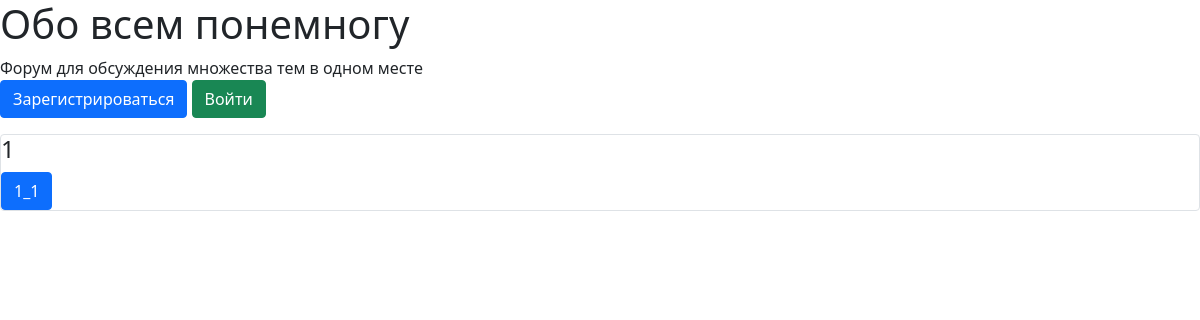
Before: / with the older database file.
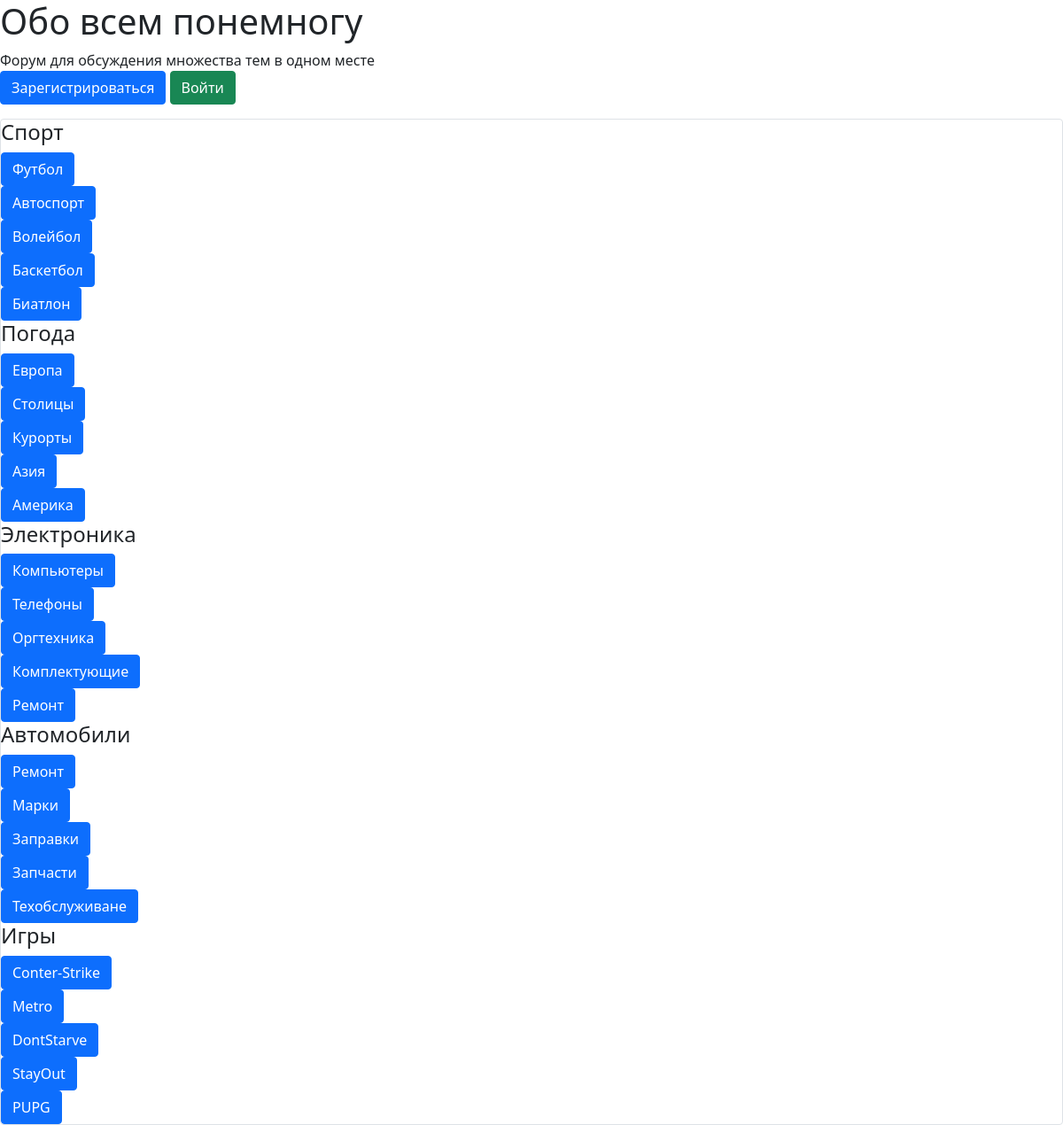
After: the same page with the newer database file.
### data/category.py (models this page shows)
class Category(SqlAlchemyBase):
    __tablename__ = 'category'
    id = sqlalchemy.Column(sqlalchemy.Integer, primary_key=True, autoincrement=True)
    name = sqlalchemy.Column(sqlalchemy.String, nullable=True)
    subcategory = orm.relation("Subcategory", back_populates='category')

### data/subcategory.py (models this page shows)
class Subcategory(SqlAlchemyBase):
    __tablename__ = 'subcategory'
    id = sqlalchemy.Column(sqlalchemy.Integer, primary_key=True, autoincrement=True)
    name = sqlalchemy.Column(sqlalchemy.String, nullable=True)
    category_id = sqlalchemy.Column(sqlalchemy.Integer, sqlalchemy.ForeignKey("category.id"))
    category = orm.relation('Category')
    topic = orm.relation("Topic", back_populates='subcategory')

### main.py (the view)
@app.route("/")
def index():
    db_sess = db_session.create_session()
    category = db_sess.query(Category)
    subcategory = db_sess.query(Subcategory)
    return render_template("index.html", category=category, subcategory=subcategory)

### data/db_session.py (called while the page is built)
def create_session() -> Session:
    global __factory
    return __factory()

### templates/index.html (shortened to what this page needs)
<!DOCTYPE html>
<html lang="en">
    <head>
                    <link rel="stylesheet"
                    href="https://cdn.jsdelivr.net/npm/bootstrap@5.0.0-beta1/dist/css/bootstrap.min.css"
>
    </head>
    <body>
        <h1>Обо всем понемногу</h1>
        Форум для обсуждения множества тем в одном месте<br>
        {% if current_user.is_authenticated %}
            <a class="navbar-brand" href="/logout">{{ current_user.name }}</a>
        {% else %}
        <p>
            <a class="btn btn-primary " href="/register">Зарегистрироваться</a>
            <a class="btn btn-success" href="/login">Войти</a>
         </p>
        {% endif %}
        <div class="col-md6 border rounded">
        {% for i in category%}
            <h4>{{i.name}}</h4>
            {% for j in subcategory%}
                {% if i.id == j.category_id %}
                    <div>
                        <a class="btn btn-primary " href=subcategory/{{j.name}}>{{j.name}}</a>
                    </div>
                {% endif %}
            {% endfor %}
        {% endfor %}
        </div>
    </body>
</html>

Changed rows visible on the page:
changed Category: name "1" → "Спорт"
changed Subcategory: name "1_1" → "Футбол"
added Subcategory: name "Автоспорт", shown under Category "Спорт"
added Subcategory: name "Волейбол", shown under Category "Спорт"
added Subcategory: name "Баскетбол", shown under Category "Спорт"
added Subcategory: name "Биатлон", shown under Category "Спорт"
added Category: name "Погода"
added Subcategory: name "Европа", shown under "Погода"
added Subcategory: name "Столицы", shown under "Погода"
added Subcategory: name "Курорты", shown under "Погода"
added Subcategory: name "Азия", shown under "Погода"
added Subcategory: name "Америка", shown under "Погода"
added Category: name "Электроника"
added Subcategory: name "Компьютеры", shown under "Электроника"
added Subcategory: name "Телефоны", shown under "Электроника"
added Subcategory: name "Оргтехника", shown under "Электроника"
added Subcategory: name "Комплектующие", shown under "Электроника"
added Subcategory: name "Ремонт", shown under "Электроника"
added Category: name "Автомобили"
added Subcategory: name "Ремонт", shown under "Автомобили"
added Subcategory: name "Марки", shown under "Автомобили"
added Subcategory: name "Заправки", shown under "Автомобили"
added Subcategory: name "Запчасти", shown under "Автомобили"
added Subcategory: name "Техобслуживане", shown under "Автомобили"
added Category: name "Игры"
added Subcategory: name "Conter-Strike", shown under "Игры"
added Subcategory: name "Metro", shown under "Игры"
added Subcategory: name "DontStarve", shown under "Игры"
added Subcategory: name "StayOut", shown under "Игры"
added Subcategory: name "PUPG", shown under "Игры"
